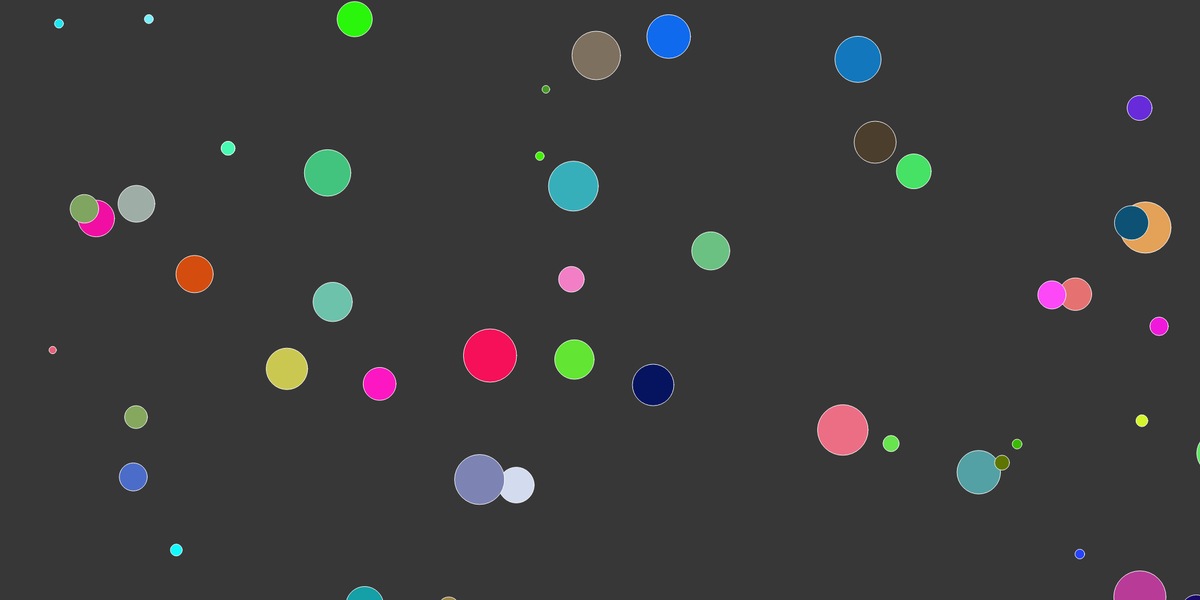
Frame 1 (no input)
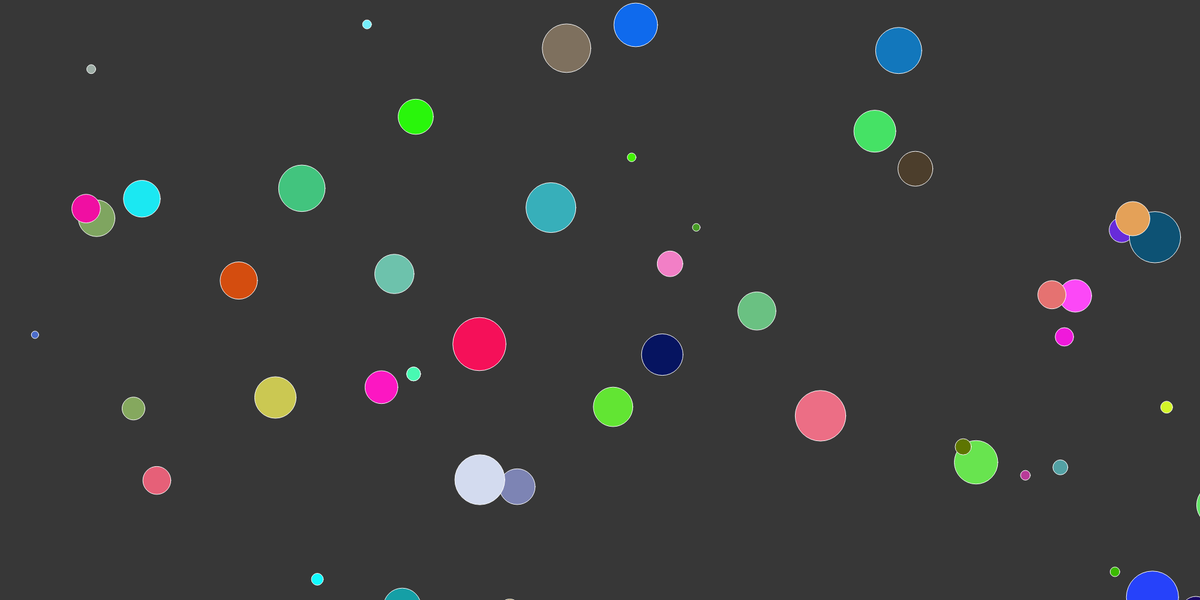
Frame 60 (no input)
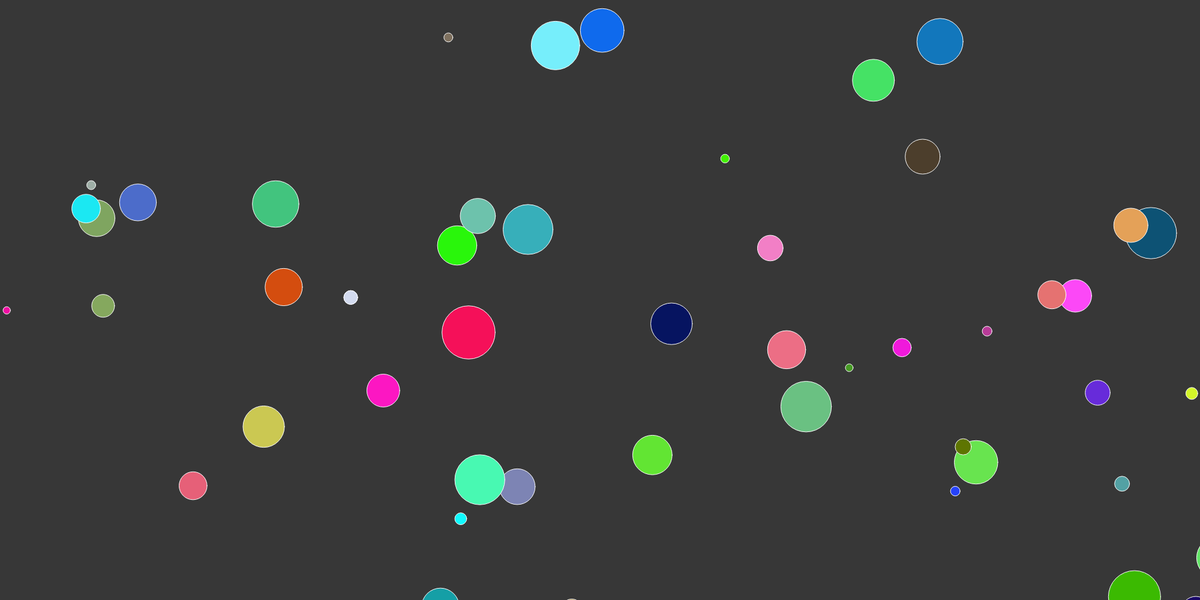
Frame 120 (the mouse pressed at the canvas centre since frame 60)

The p5.js sketch that drew these frames (run headless with seeded random() and noise() and a simulated clock; from frame 60 on, the mouse is pressed at the canvas centre):

// p5.js sketch
// ── sketch.js
var circle1;

function setup() {
	createCanvas(2000,1000);
	world1= new World();
	
	for(i=0; i<50; i++) {
	circle1= new Circle();
	world1.insertBody(circle1);	
	}
}

function draw() {
	background(55,55,55);
	
	circle1.draw();
	world1.draw();
	circle1.update();
	world1.update();
}

// ── circle.js
function Circle() {

	this.x=random(2000)+30;
	this.y=random(1000)+30;
	
	this.diameter=10+random(80);
    

    var speedMultiplier = 5;
    var speed = tryLerp(speedMultiplier,0,this.diameter/100);
    this.vx=-1+random(2) * speed;
	this.vy=-1+random(2) * speed;
    
	this.r=random(255);
	this.g=random(255);
	this.b=random(255);

	this.draw=function() {
		stroke(255);
		fill(this.r, this.g, this.b);
		ellipse(this.x, this.y, this.diameter, this.diameter);
	}
	
	this.update=function() {
		this.x+=this.vx;
		this.y+=this.vy;
		
		if (this.x + (this.diameter/2) > 2000) {
			this.vx = -this.vx
		}
		
		if (this.x - (this.diameter/2) <0) {
			this.vx= -this.vx
		}
		if (this.y + (this.diameter/2) > 1000) {
			this.vy = -this.vy
		}
		
		if (this.y - (this.diameter/2) <0) {
			this.vy= -this.vy
		}
	}
}


function tryLerp (value1, value2, amount) {
        amount = amount < 0 ? 0 : amount;
        amount = amount > 1 ? 1 : amount;
        return value1 + (value2 - value1) * amount;
    }


function resolveCollision (a,b) {
    this.speed ++;
	//defining a_color variables
	var ar_color= a.r;
	var ag_color= a.g;
	var ab_color= a.b;
	//defining b_color variables
	var br_color= b.r;
	var bg_color= b.g;
	var bb_color= b.b;
    
	//assigning 'a' colors to 'b'
	a.r= br_color;
	a.g= bg_color;
	a.b= bb_color;
	//assigning 'b' colors to 'a'
	b.r= ar_color;
	b.g= ag_color;
	b.b= ab_color;
	
	//reversing velocity 'a'
	a.vx= 0 -a.vx;
	a.vy= 0 -a.vy;
	//reversing velocity 'b'
	b.vx= 0 -b.vx;
	b.vy= 0 -b.vy;
}

function areColliding(a,b) {
	//assigning a variable to the distance function
	var distance= dist(a.x, a.y, b.x, b.y);
	//if statement to check distance between circles
	if (distance< (a.diameter/2) + (b.diameter/2)) {
		return true;
	} else {
		return false;
	}
}
// ── world.js
function World() {
	
	this.bodies=[];
	
	this.update= function() {
		for (var i=0; i<this.bodies.length; i++) {
			this.bodies[i].update();
		}
		this.resolveCollisions();
	}
	
	this.resolveCollisions = function() {
		for (var i=0; i<this.bodies.length-1; i++) {
			for (var j=i+1; j<this.bodies.length; j++){
				if (areColliding(this.bodies[i], this.bodies[j]))
					resolveCollision(this.bodies[i], this.bodies[j]);
			}
		}
	}
	
	this.insertBody= function(body) {
		this.bodies.push(body);
	}
	
	this.draw= function () {
		for (var i=0; i<this.bodies.length; i++) {
			this.bodies[i].draw();
		}
	}
}
